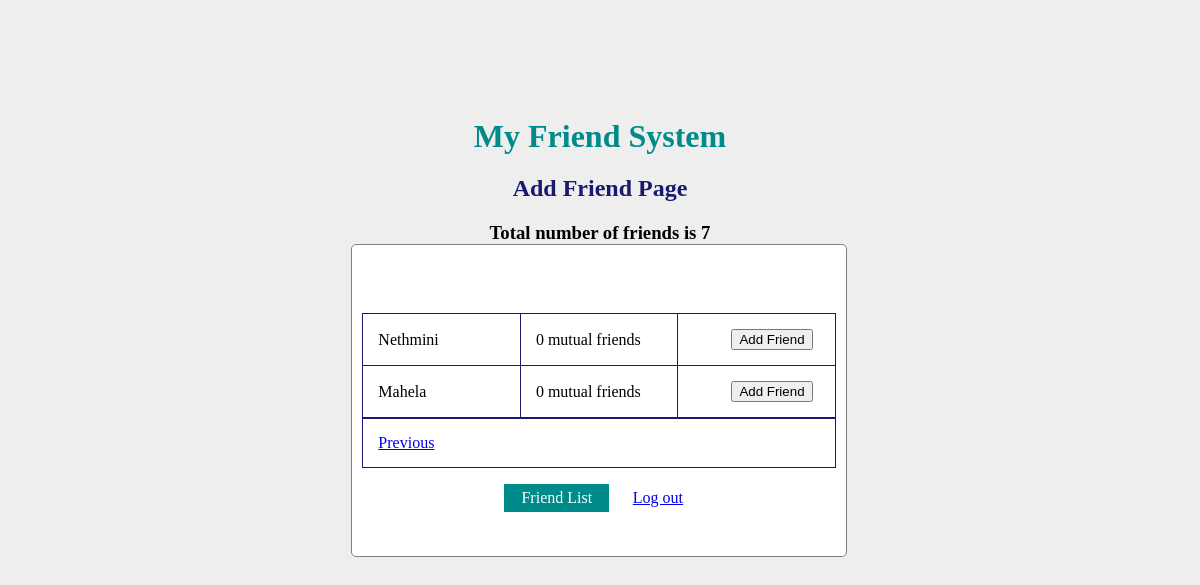
The page /pages/friendadd.php?pageno=2 (signed in) on the database its author committed.
### tables this page shows
CREATE TABLE `friends` (
  `friend_id` int(11) UNSIGNED NOT NULL,
  `friend_email` varchar(100) NOT NULL,
  `password` varchar(100) NOT NULL,
  `profile_name` varchar(100) NOT NULL,
  `date_started` timestamp NOT NULL DEFAULT current_timestamp() ON UPDATE current_timestamp()
);

### pages/friendadd.php (the view, shortened to what this page needs)
<?php
include "../database/db_conn.php";
if (isset($_SESSION['id']) && isset($_SESSION['email'])) {
    $id = $_SESSION['id'];
    $range=5;
	if(isset($_REQUEST['pageno'])){
		$pageno=$_REQUEST['pageno'];
		$start=($range*($pageno-1));
	}
	else{
		$pageno=1;
		$start=0;
	}
	$sql_all="SELECT * FROM myfriends  WHERE friend_id1='$id'";
	$result_all = mysqli_query($conn, $sql_all);
?>
<!DOCTYPE html>
<html lang="en">
<head>
    <link rel ="stylesheet" type="text/css" href="../resources/style.php?theme=DarkCyan"/>
</head>
<body>
<h1>My Friend System</h1>
    <h2>Add Friend Page</h2>
    <h3>Total number of friends is <?php echo $result_all->num_rows;?></h3>
    <div>
        <form class="one">
        <table>
            <?php
                $sql="SELECT friend_id, profile_name FROM friends WHERE friend_id NOT IN(SELECT friend_id2 FROM myfriends WHERE friend_id1='$id') AND friend_id!='$id' LIMIT $start, $range";
                $result = mysqli_query($conn, $sql);
                    while($raw=$result->fetch_array()){
            ?>
                <tr>
                    <td><?php echo $raw['profile_name']?></td>
                    <td><?php
                    $idf=$raw['friend_id'];
                    $sql_mutual="SELECT  COUNT(friend_id2)-COUNT(DISTINCT(friend_id2)) AS count FROM myfriends WHERE friend_id1='$id' OR friend_id1='$idf'";
                    $result_mutual = mysqli_query($conn, $sql_mutual);
                    foreach($result_mutual as $Count){
                        echo $Count['count'];
                    }
                    ?> mutual friends</td>
                    <td><form method="post" action="<?php echo $_SERVER['PHP_SELF']?>">
                        <input type="submit" id = "btn2" name="submit" value="Add Friend"/>
                        </form>
                    </td>
                </tr>
            <?php
                }
            ?><br>
            <table>
            <tr>
                <td>
                    <?php
                    if ($pageno>1){
                    ?>
                        <a href="friendadd.php?pageno=<?php echo $pageno-1; ?>">Previous</a>
                    <?php
                    }
                    ?>
                </td>
            </tr>
            </table>
        </table>
            <p>
                <a class = "three" href="friendlist.php" type="button">Friend List</button>
                <a class = "two" href="logout.php" type="button">Log out</button>
            </p>
        </form>
    </div>
</body>
</html>
<?php
}else{
     header("Location: login.php");
     exit();
}
?>

### rows shown on the page
friends: profile_name "Nethmini", count "0"
friends: profile_name "Mahela", count "0"

### other values the page prints
$result_all->num_rows "7"
